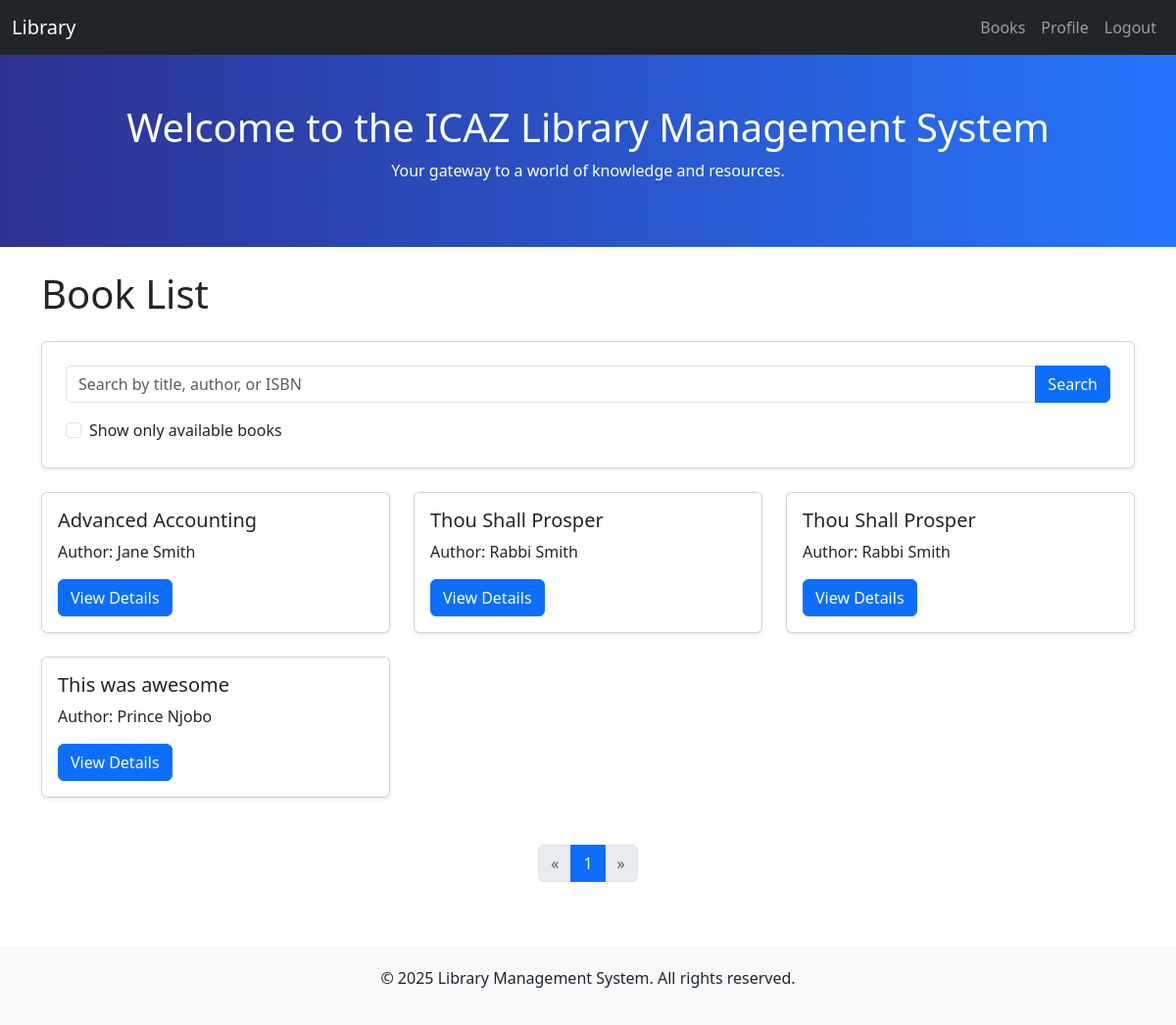
The app's page /books/list/ (signed in), older data.
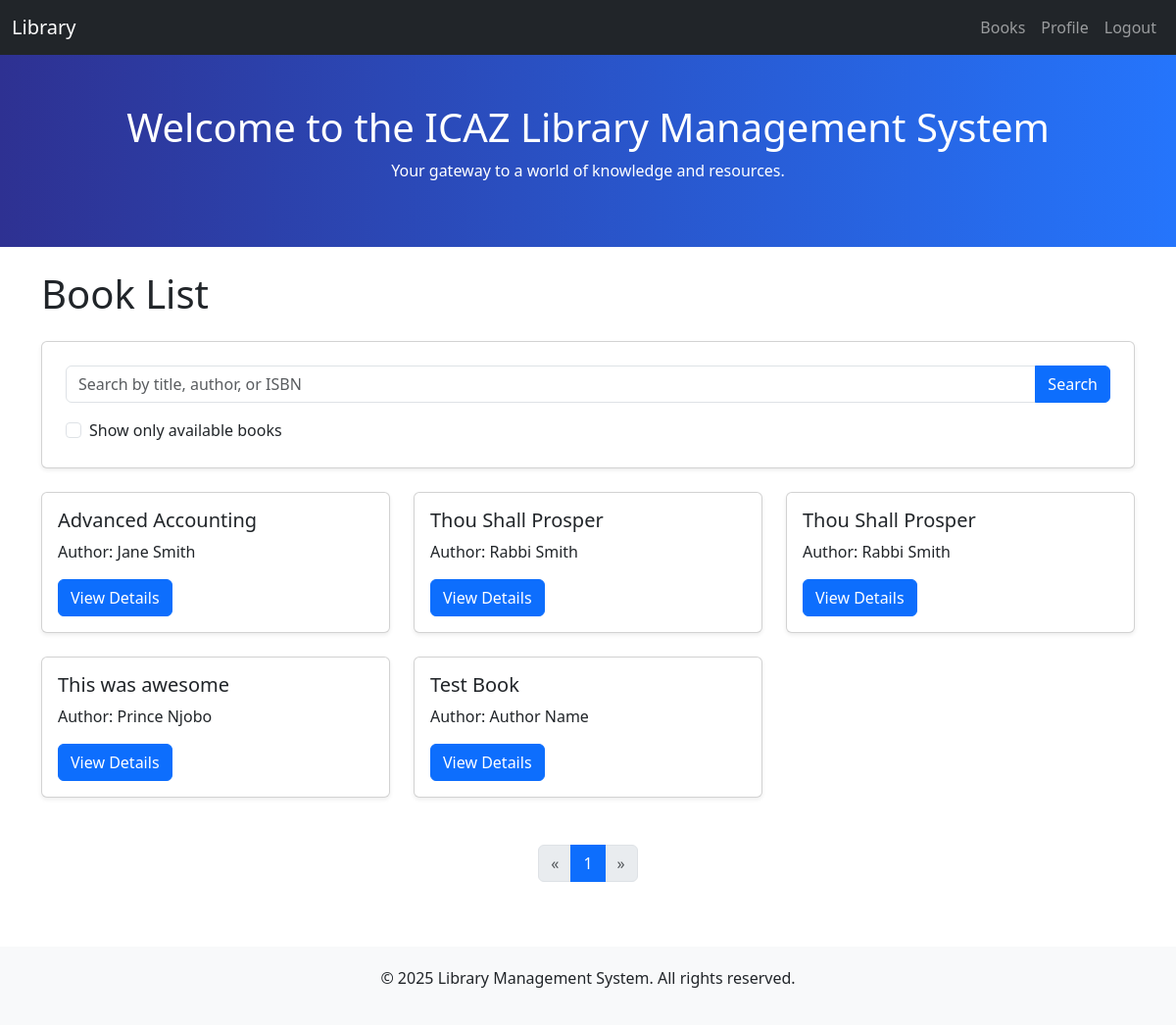
The same page, newer data.
### books/models.py (models this page shows, shortened)
class Book(models.Model):
    title = models.CharField(max_length=255)
    author = models.CharField(max_length=255)
    isbn = models.CharField(max_length=13, unique=True)
    published_date = models.DateField()
    copies_available = models.PositiveIntegerField()
    def get_absolute_url(self):
        return reverse('book-detail', args=[str(self.id)])

### books/views.py (the view)
# urls.py: path('books/list/', BookListView.as_view(), name='book-list'),
class BookListView(LoginRequiredMixin, ListView):
    model = Book
    template_name = 'books/book_list.html'
    paginate_by = 6  # Display 6 books per page
    def get_queryset(self):
        queryset = super().get_queryset()
        query = self.request.GET.get('q')
        if query:
            queryset = queryset.filter(
                Q(title__icontains=query) |
                Q(author__icontains=query) |
                Q(isbn__icontains=query)
            )
        available = self.request.GET.get('available')
        if available == '1':
            queryset = queryset.filter(copies_available__gt=0)
        return queryset

### books/templates/books/book_list.html (shortened to what this page needs)
{% extends 'books/base.html' %}
{% block content %}
<h1 class="mb-4">Book List</h1>
<div class="card p-4 shadow-sm mb-4">
    <form method="get">
        <div class="input-group mb-3">
            <input type="text" name="q" class="form-control" placeholder="Search by title, author, or ISBN" value="{{ request.GET.q }}">
            <button type="submit" class="btn btn-primary">Search</button>
        </div>
        <div class="form-check">
            <input class="form-check-input" type="checkbox" name="available" value="1" id="available" {% if request.GET.available == '1' %}checked{% endif %}>
            <label class="form-check-label" for="available">
                Show only available books
            </label>
        </div>
    </form>
</div>
<div class="row">
    {% for book in object_list %}
    <div class="col-md-4">
        <div class="card mb-4 shadow-sm">
            <div class="card-body">
                <h5 class="card-title">{{ book.title }}</h5>
                <p class="card-text">Author: {{ book.author }}</p>
                <a href="{{ book.get_absolute_url }}" class="btn btn-primary">View Details</a>
            </div>
        </div>
    </div>
    {% endfor %}
</div>
<div class="d-flex justify-content-center mt-4">
    <nav aria-label="Page navigation">
        <ul class="pagination">
            {% if page_obj.has_previous %}
                <li class="page-item">
                    <a class="page-link" href="?{% if request.GET.q %}q={{ request.GET.q }}&{% endif %}{% if request.GET.available %}available={{ request.GET.available }}&{% endif %}page={{ page_obj.previous_page_number }}" aria-label="Previous">
                        <span aria-hidden="true">&laquo;</span>
                    </a>
                </li>
            {% else %}
                <li class="page-item disabled">
                    <span class="page-link">&laquo;</span>
                </li>
            {% endif %}
            {% for num in paginator.page_range %}
                {% if page_obj.number == num %}
                    <li class="page-item active"><span class="page-link">{{ num }}</span></li>
                {% else %}
                    <li class="page-item">
                        <a class="page-link" href="?{% if request.GET.q %}q={{ request.GET.q }}&{% endif %}{% if request.GET.available %}available={{ request.GET.available }}&{% endif %}page={{ num }}">{{ num }}</a>
                    </li>
                {% endif %}
            {% endfor %}
            {% if page_obj.has_next %}
                <li class="page-item">
                    <a class="page-link" href="?{% if request.GET.q %}q={{ request.GET.q }}&{% endif %}{% if request.GET.available %}available={{ request.GET.available }}&{% endif %}page={{ page_obj.next_page_number }}" aria-label="Next">
                        <span aria-hidden="true">&raquo;</span>
                    </a>
                </li>
            {% else %}
                <li class="page-item disabled">
                    <span class="page-link">&raquo;</span>
                </li>
            {% endif %}
        </ul>
    </nav>
</div>
{% endblock %}

Row changes from the older to the newer data that the page shows:
added Book: title "Test Book", author "Author Name"
